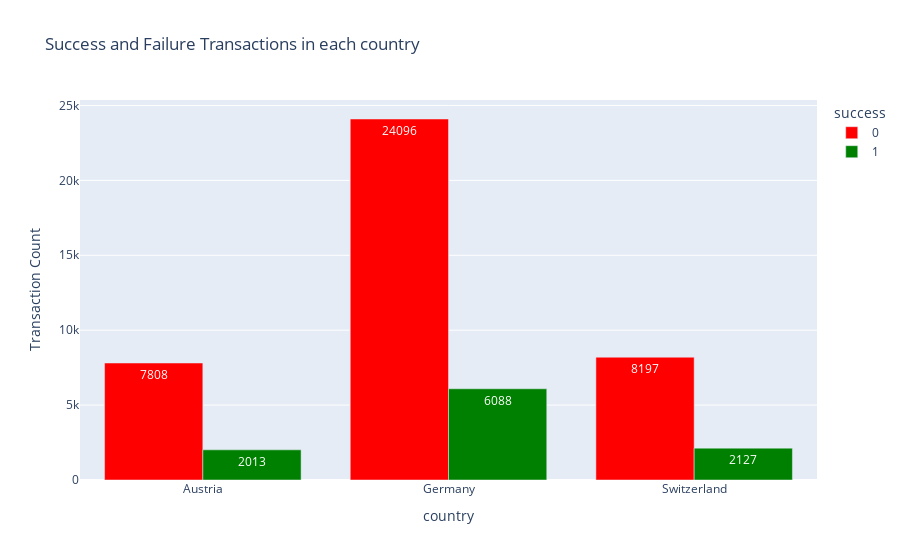

Notebook code for this chart:
### Code cell
#Grouping the data records based on country and success columns to get the total count of failed and successful transactions in each country

countrywise_success_txns = df3.groupby(["country","success"])[["tmsp"]].count().reset_index()
countrywise_success_txns.rename(columns={"tmsp":"TransactionCount"}, inplace=True)
countrywise_success_txns["success"] = countrywise_success_txns['success'].astype(str)
display(countrywise_success_txns)

#Using Plotly bar chart to visualize
color_map = {'0': 'red', '1': 'green'}
fig = px.bar(countrywise_success_txns, x='country', y='TransactionCount',
             text='TransactionCount',
             barmode='group',
             color='success',
             color_discrete_map = color_map,
             labels={'country': 'country', 'TransactionCount': 'Transaction Count'},
             title='Success and Failure Transactions in each country')
fig.update_layout(xaxis_type='category')
fig.show()

### Figure 1 — Plotly figure (JSON) as saved in the notebook; plotly's stock layout.template omitted (floating-point values rounded to 4 significant figures)
{"data": [{"alignmentgroup": "True", "hovertemplate": "success=0<br>country=%{x}<br>Transaction Count=%{text}<extra></extra>", "legendgroup": "0", "marker": {"color": "red", "pattern": {"shape": ""}}, "name": "0", "offsetgroup": "0", "orientation": "v", "showlegend": true, "text": ["7808", "24096", "8197"], "textposition": "auto", "type": "bar", "x": ["Austria", "Germany", "Switzerland"], "xaxis": "x", "y": [7808, 24096, 8197], "yaxis": "y"}, {"alignmentgroup": "True", "hovertemplate": "success=1<br>country=%{x}<br>Transaction Count=%{text}<extra></extra>", "legendgroup": "1", "marker": {"color": "green", "pattern": {"shape": ""}}, "name": "1", "offsetgroup": "1", "orientation": "v", "showlegend": true, "text": ["2013", "6088", "2127"], "textposition": "auto", "type": "bar", "x": ["Austria", "Germany", "Switzerland"], "xaxis": "x", "y": [2013, 6088, 2127], "yaxis": "y"}], "layout": {"barmode": "group", "legend": {"title": {"text": "success"}, "tracegroupgap": 0}, "title": {"text": "Success and Failure Transactions in each country"}, "xaxis": {"anchor": "y", "domain": [0, 1], "title": {"text": "country"}, "type": "category"}, "yaxis": {"anchor": "x", "domain": [0, 1], "title": {"text": "Transaction Count"}}}}
